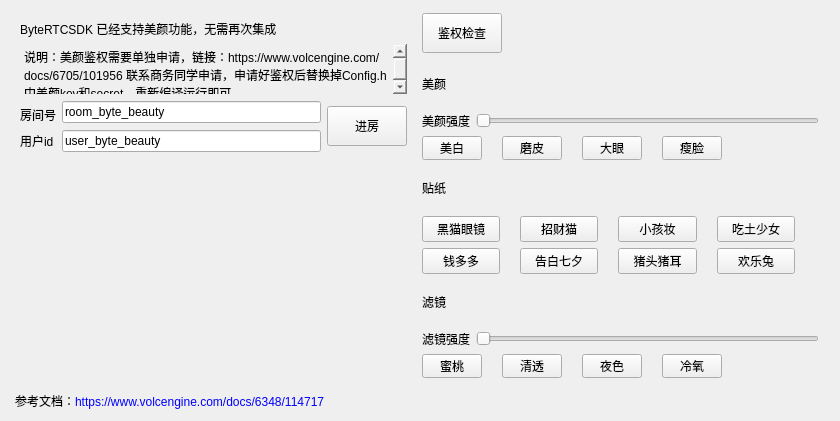
<?xml version="1.0" encoding="UTF-8"?>
<ui version="4.0">
 <class>ByteBeautyWidget</class>
 <widget class="QWidget" name="ByteBeautyWidget">
  <property name="geometry">
   <rect>
    <x>0</x>
    <y>0</y>
    <width>840</width>
    <height>421</height>
   </rect>
  </property>
  <property name="minimumSize">
   <size>
    <width>50</width>
    <height>0</height>
   </size>
  </property>
  <property name="windowTitle">
   <string>Form</string>
  </property>
  <property name="styleSheet">
   <string notr="true"/>
  </property>
  <layout class="QVBoxLayout" name="verticalLayout_3">
   <item>
    <layout class="QHBoxLayout" name="horizontalLayout_8">
     <item>
      <widget class="QWidget" name="widget_left" native="true">
       <property name="minimumSize">
        <size>
         <width>320</width>
         <height>360</height>
        </size>
       </property>
       <layout class="QVBoxLayout" name="verticalLayout_2">
        <item>
         <widget class="QLabel" name="label_6">
          <property name="maximumSize">
           <size>
            <width>16777215</width>
            <height>20</height>
           </size>
          </property>
          <property name="text">
           <string>ByteRTCSDK 已经支持美颜功能，无需再次集成</string>
          </property>
         </widget>
        </item>
        <item>
         <widget class="QTextEdit" name="textEdit">
          <property name="maximumSize">
           <size>
            <width>16777215</width>
            <height>50</height>
           </size>
          </property>
          <property name="styleSheet">
           <string notr="true">background-color: rgb(255, 255, 255, 0);</string>
          </property>
          <property name="frameShape">
           <enum>QFrame::NoFrame</enum>
          </property>
          <property name="html">
           <string>&lt;!DOCTYPE HTML PUBLIC &quot;-//W3C//DTD HTML 4.0//EN&quot; &quot;http://www.w3.org/TR/REC-html40/strict.dtd&quot;&gt;
&lt;html&gt;&lt;head&gt;&lt;meta name=&quot;qrichtext&quot; content=&quot;1&quot; /&gt;&lt;meta charset=&quot;utf-8&quot; /&gt;&lt;style type=&quot;text/css&quot;&gt;
p, li { white-space: pre-wrap; }
hr { height: 1px; border-width: 0; }
&lt;/style&gt;&lt;/head&gt;&lt;body style=&quot; font-family:'Microsoft YaHei UI'; font-size:9pt; font-weight:400; font-style:normal;&quot;&gt;
&lt;p style=&quot; margin-top:0px; margin-bottom:0px; margin-left:0px; margin-right:0px; -qt-block-indent:0; text-indent:0px;&quot;&gt;说明：美颜鉴权需要单独申请，链接：https://www.volcengine.com/docs/6705/101956 联系商务同学申请，申请好鉴权后替换掉Config.h中美颜key和secret，重新编译运行即可&lt;/p&gt;&lt;/body&gt;&lt;/html&gt;</string>
          </property>
         </widget>
        </item>
        <item>
         <layout class="QGridLayout" name="gridLayout_2">
          <item row="1" column="1" rowspan="2">
           <widget class="QLineEdit" name="lineEdit_room">
            <property name="text">
             <string>room_byte_beauty</string>
            </property>
           </widget>
          </item>
          <item row="3" column="0">
           <widget class="QLabel" name="label_9">
            <property name="text">
             <string>用户id</string>
            </property>
           </widget>
          </item>
          <item row="3" column="1">
           <widget class="QLineEdit" name="lineEdit_user">
            <property name="text">
             <string>user_byte_beauty</string>
            </property>
           </widget>
          </item>
          <item row="2" column="0">
           <widget class="QLabel" name="label_7">
            <property name="text">
             <string>房间号</string>
            </property>
           </widget>
          </item>
          <item row="1" column="2" rowspan="3">
           <widget class="QPushButton" name="btn_joinRoom">
            <property name="minimumSize">
             <size>
              <width>80</width>
              <height>40</height>
             </size>
            </property>
            <property name="styleSheet">
             <string notr="true"/>
            </property>
            <property name="text">
             <string>进房</string>
            </property>
           </widget>
          </item>
          <item row="4" column="1">
           <spacer name="verticalSpacer_2">
            <property name="orientation">
             <enum>Qt::Vertical</enum>
            </property>
            <property name="sizeHint" stdset="0">
             <size>
              <width>20</width>
              <height>40</height>
             </size>
            </property>
           </spacer>
          </item>
         </layout>
        </item>
        <item>
         <layout class="QHBoxLayout" name="horizontalLayout_7">
          <item>
           <spacer name="horizontalSpacer_6">
            <property name="orientation">
             <enum>Qt::Horizontal</enum>
            </property>
            <property name="sizeHint" stdset="0">
             <size>
              <width>40</width>
              <height>20</height>
             </size>
            </property>
           </spacer>
          </item>
          <item>
           <widget class="UserWidget" name="widget" native="true">
            <property name="minimumSize">
             <size>
              <width>320</width>
              <height>240</height>
             </size>
            </property>
            <property name="maximumSize">
             <size>
              <width>320</width>
              <height>240</height>
             </size>
            </property>
           </widget>
          </item>
          <item>
           <spacer name="horizontalSpacer_7">
            <property name="orientation">
             <enum>Qt::Horizontal</enum>
            </property>
            <property name="sizeHint" stdset="0">
             <size>
              <width>40</width>
              <height>20</height>
             </size>
            </property>
           </spacer>
          </item>
         </layout>
        </item>
        <item>
         <spacer name="verticalSpacer">
          <property name="orientation">
           <enum>Qt::Vertical</enum>
          </property>
          <property name="sizeHint" stdset="0">
           <size>
            <width>20</width>
            <height>40</height>
           </size>
          </property>
         </spacer>
        </item>
       </layout>
      </widget>
     </item>
     <item>
      <layout class="QVBoxLayout" name="verticalLayout">
       <item>
        <layout class="QHBoxLayout" name="horizontalLayout_5">
         <item>
          <widget class="QPushButton" name="btn_check">
           <property name="minimumSize">
            <size>
             <width>80</width>
             <height>40</height>
            </size>
           </property>
           <property name="styleSheet">
            <string notr="true"/>
           </property>
           <property name="text">
            <string>鉴权检查</string>
           </property>
          </widget>
         </item>
         <item>
          <widget class="QLabel" name="checkLicenseStatusLabel">
           <property name="text">
            <string/>
           </property>
          </widget>
         </item>
         <item>
          <spacer name="horizontalSpacer">
           <property name="orientation">
            <enum>Qt::Horizontal</enum>
           </property>
           <property name="sizeHint" stdset="0">
            <size>
             <width>40</width>
             <height>20</height>
            </size>
           </property>
          </spacer>
         </item>
        </layout>
       </item>
       <item>
        <widget class="QLabel" name="label">
         <property name="styleSheet">
          <string notr="true">QLabel
{
	color:black;
	font:bold 16px &quot;Microsoft YaHei UI&quot;;
}</string>
         </property>
         <property name="text">
          <string>美颜</string>
         </property>
        </widget>
       </item>
       <item>
        <layout class="QHBoxLayout" name="horizontalLayout_4">
         <property name="rightMargin">
          <number>10</number>
         </property>
         <item>
          <widget class="QLabel" name="label_2">
           <property name="styleSheet">
            <string notr="true">QLabel
{
	color:black;
	font: 12px &quot;Microsoft YaHei UI&quot;;
}</string>
           </property>
           <property name="text">
            <string>美颜强度</string>
           </property>
          </widget>
         </item>
         <item>
          <widget class="QSlider" name="beautyValueSlider">
           <property name="minimumSize">
            <size>
             <width>0</width>
             <height>18</height>
            </size>
           </property>
           <property name="orientation">
            <enum>Qt::Horizontal</enum>
           </property>
          </widget>
         </item>
        </layout>
       </item>
       <item>
        <layout class="QHBoxLayout" name="horizontalLayout">
         <property name="spacing">
          <number>20</number>
         </property>
         <item>
          <widget class="QPushButton" name="whiteBtn">
           <property name="minimumSize">
            <size>
             <width>60</width>
             <height>24</height>
            </size>
           </property>
           <property name="maximumSize">
            <size>
             <width>60</width>
             <height>24</height>
            </size>
           </property>
           <property name="styleSheet">
            <string notr="true"/>
           </property>
           <property name="text">
            <string>美白</string>
           </property>
           <property name="checkable">
            <bool>true</bool>
           </property>
           <property name="checked">
            <bool>false</bool>
           </property>
          </widget>
         </item>
         <item>
          <widget class="QPushButton" name="gridThinBtn">
           <property name="minimumSize">
            <size>
             <width>60</width>
             <height>24</height>
            </size>
           </property>
           <property name="maximumSize">
            <size>
             <width>60</width>
             <height>24</height>
            </size>
           </property>
           <property name="styleSheet">
            <string notr="true"/>
           </property>
           <property name="text">
            <string>磨皮</string>
           </property>
           <property name="checkable">
            <bool>true</bool>
           </property>
           <property name="checked">
            <bool>false</bool>
           </property>
          </widget>
         </item>
         <item>
          <widget class="QPushButton" name="bigEyeBtn">
           <property name="minimumSize">
            <size>
             <width>60</width>
             <height>24</height>
            </size>
           </property>
           <property name="maximumSize">
            <size>
             <width>60</width>
             <height>24</height>
            </size>
           </property>
           <property name="styleSheet">
            <string notr="true"/>
           </property>
           <property name="text">
            <string>大眼</string>
           </property>
           <property name="checkable">
            <bool>true</bool>
           </property>
           <property name="checked">
            <bool>false</bool>
           </property>
          </widget>
         </item>
         <item>
          <widget class="QPushButton" name="thinFaceBtn">
           <property name="minimumSize">
            <size>
             <width>60</width>
             <height>24</height>
            </size>
           </property>
           <property name="maximumSize">
            <size>
             <width>60</width>
             <height>24</height>
            </size>
           </property>
           <property name="styleSheet">
            <string notr="true"/>
           </property>
           <property name="text">
            <string>瘦脸</string>
           </property>
           <property name="checkable">
            <bool>true</bool>
           </property>
           <property name="checked">
            <bool>false</bool>
           </property>
          </widget>
         </item>
         <item>
          <spacer name="horizontalSpacer_3">
           <property name="orientation">
            <enum>Qt::Horizontal</enum>
           </property>
           <property name="sizeHint" stdset="0">
            <size>
             <width>40</width>
             <height>20</height>
            </size>
           </property>
          </spacer>
         </item>
        </layout>
       </item>
       <item>
        <widget class="QLabel" name="label_3">
         <property name="styleSheet">
          <string notr="true">QLabel
{
	color:black;
	font:bold 16px &quot;Microsoft YaHei UI&quot;;
}</string>
         </property>
         <property name="text">
          <string>贴纸</string>
         </property>
        </widget>
       </item>
       <item>
        <layout class="QHBoxLayout" name="horizontalLayout_6">
         <item>
          <layout class="QGridLayout" name="gridLayout">
           <property name="horizontalSpacing">
            <number>20</number>
           </property>
           <item row="0" column="0">
            <widget class="QPushButton" name="stickerBtn_1">
             <property name="minimumSize">
              <size>
               <width>60</width>
               <height>24</height>
              </size>
             </property>
             <property name="maximumSize">
              <size>
               <width>16777215</width>
               <height>16777215</height>
              </size>
             </property>
             <property name="styleSheet">
              <string notr="true"/>
             </property>
             <property name="text">
              <string>黑猫眼镜</string>
             </property>
             <property name="checkable">
              <bool>true</bool>
             </property>
             <property name="checked">
              <bool>false</bool>
             </property>
            </widget>
           </item>
           <item row="0" column="1">
            <widget class="QPushButton" name="stickerBtn_2">
             <property name="minimumSize">
              <size>
               <width>60</width>
               <height>24</height>
              </size>
             </property>
             <property name="maximumSize">
              <size>
               <width>16777215</width>
               <height>16777215</height>
              </size>
             </property>
             <property name="styleSheet">
              <string notr="true"/>
             </property>
             <property name="text">
              <string>招财猫</string>
             </property>
             <property name="checkable">
              <bool>true</bool>
             </property>
             <property name="checked">
              <bool>false</bool>
             </property>
            </widget>
           </item>
           <item row="0" column="2">
            <widget class="QPushButton" name="stickerBtn_3">
             <property name="minimumSize">
              <size>
               <width>60</width>
               <height>24</height>
              </size>
             </property>
             <property name="maximumSize">
              <size>
               <width>16777215</width>
               <height>16777215</height>
              </size>
             </property>
             <property name="styleSheet">
              <string notr="true"/>
             </property>
             <property name="text">
              <string>小孩妆</string>
             </property>
             <property name="checkable">
              <bool>true</bool>
             </property>
             <property name="checked">
              <bool>false</bool>
             </property>
            </widget>
           </item>
           <item row="0" column="3">
            <widget class="QPushButton" name="stickerBtn_4">
             <property name="minimumSize">
              <size>
               <width>60</width>
               <height>24</height>
              </size>
             </property>
             <property name="maximumSize">
              <size>
               <width>16777215</width>
               <height>16777215</height>
              </size>
             </property>
             <property name="styleSheet">
              <string notr="true"/>
             </property>
             <property name="text">
              <string>吃土少女</string>
             </property>
             <property name="checkable">
              <bool>true</bool>
             </property>
             <property name="checked">
              <bool>false</bool>
             </property>
            </widget>
           </item>
           <item row="1" column="0">
            <widget class="QPushButton" name="stickerBtn_5">
             <property name="minimumSize">
              <size>
               <width>60</width>
               <height>24</height>
              </size>
             </property>
             <property name="maximumSize">
              <size>
               <width>16777215</width>
               <height>16777215</height>
              </size>
             </property>
             <property name="styleSheet">
              <string notr="true"/>
             </property>
             <property name="text">
              <string>钱多多</string>
             </property>
             <property name="checkable">
              <bool>true</bool>
             </property>
             <property name="checked">
              <bool>false</bool>
             </property>
            </widget>
           </item>
           <item row="1" column="1">
            <widget class="QPushButton" name="stickerBtn_6">
             <property name="minimumSize">
              <size>
               <width>60</width>
               <height>24</height>
              </size>
             </property>
             <property name="maximumSize">
              <size>
               <width>16777215</width>
               <height>16777215</height>
              </size>
             </property>
             <property name="styleSheet">
              <string notr="true"/>
             </property>
             <property name="text">
              <string>告白七夕</string>
             </property>
             <property name="checkable">
              <bool>true</bool>
             </property>
             <property name="checked">
              <bool>false</bool>
             </property>
            </widget>
           </item>
           <item row="1" column="2">
            <widget class="QPushButton" name="stickerBtn_7">
             <property name="minimumSize">
              <size>
               <width>60</width>
               <height>24</height>
              </size>
             </property>
             <property name="maximumSize">
              <size>
               <width>16777215</width>
               <height>16777215</height>
              </size>
             </property>
             <property name="styleSheet">
              <string notr="true"/>
             </property>
             <property name="text">
              <string>猪头猪耳</string>
             </property>
             <property name="checkable">
              <bool>true</bool>
             </property>
             <property name="checked">
              <bool>false</bool>
             </property>
            </widget>
           </item>
           <item row="1" column="3">
            <widget class="QPushButton" name="stickerBtn_8">
             <property name="minimumSize">
              <size>
               <width>60</width>
               <height>24</height>
              </size>
             </property>
             <property name="maximumSize">
              <size>
               <width>16777215</width>
               <height>16777215</height>
              </size>
             </property>
             <property name="styleSheet">
              <string notr="true"/>
             </property>
             <property name="text">
              <string>欢乐兔</string>
             </property>
             <property name="checkable">
              <bool>true</bool>
             </property>
             <property name="checked">
              <bool>false</bool>
             </property>
            </widget>
           </item>
          </layout>
         </item>
         <item>
          <spacer name="horizontalSpacer_4">
           <property name="orientation">
            <enum>Qt::Horizontal</enum>
           </property>
           <property name="sizeHint" stdset="0">
            <size>
             <width>40</width>
             <height>20</height>
            </size>
           </property>
          </spacer>
         </item>
        </layout>
       </item>
       <item>
        <widget class="QLabel" name="label_4">
         <property name="styleSheet">
          <string notr="true">QLabel
{
	color:black;
	font:bold 16px &quot;Microsoft YaHei UI&quot;;
}</string>
         </property>
         <property name="text">
          <string>滤镜</string>
         </property>
        </widget>
       </item>
       <item>
        <layout class="QHBoxLayout" name="horizontalLayout_3">
         <property name="rightMargin">
          <number>10</number>
         </property>
         <item>
          <widget class="QLabel" name="label_5">
           <property name="styleSheet">
            <string notr="true">QLabel
{
	color:black;
	font: 12px &quot;Microsoft YaHei UI&quot;;
}</string>
           </property>
           <property name="text">
            <string>滤镜强度</string>
           </property>
          </widget>
         </item>
         <item>
          <widget class="QSlider" name="filterValueSlider">
           <property name="minimumSize">
            <size>
             <width>0</width>
             <height>18</height>
            </size>
           </property>
           <property name="orientation">
            <enum>Qt::Horizontal</enum>
           </property>
          </widget>
         </item>
        </layout>
       </item>
       <item>
        <layout class="QHBoxLayout" name="horizontalLayout_2">
         <property name="spacing">
          <number>20</number>
         </property>
         <item>
          <widget class="QPushButton" name="filterBtn_1">
           <property name="minimumSize">
            <size>
             <width>60</width>
             <height>24</height>
            </size>
           </property>
           <property name="maximumSize">
            <size>
             <width>60</width>
             <height>24</height>
            </size>
           </property>
           <property name="styleSheet">
            <string notr="true"/>
           </property>
           <property name="text">
            <string>蜜桃</string>
           </property>
           <property name="checkable">
            <bool>true</bool>
           </property>
           <property name="checked">
            <bool>false</bool>
           </property>
          </widget>
         </item>
         <item>
          <widget class="QPushButton" name="filterBtn_2">
           <property name="minimumSize">
            <size>
             <width>60</width>
             <height>24</height>
            </size>
           </property>
           <property name="maximumSize">
            <size>
             <width>60</width>
             <height>24</height>
            </size>
           </property>
           <property name="styleSheet">
            <string notr="true"/>
           </property>
           <property name="text">
            <string>清透</string>
           </property>
           <property name="checkable">
            <bool>true</bool>
           </property>
           <property name="checked">
            <bool>false</bool>
           </property>
          </widget>
         </item>
         <item>
          <widget class="QPushButton" name="filterBtn_3">
           <property name="minimumSize">
            <size>
             <width>60</width>
             <height>24</height>
            </size>
           </property>
           <property name="maximumSize">
            <size>
             <width>60</width>
             <height>24</height>
            </size>
           </property>
           <property name="styleSheet">
            <string notr="true"/>
           </property>
           <property name="text">
            <string>夜色</string>
           </property>
           <property name="checkable">
            <bool>true</bool>
           </property>
           <property name="checked">
            <bool>false</bool>
           </property>
          </widget>
         </item>
         <item>
          <widget class="QPushButton" name="filterBtn_4">
           <property name="minimumSize">
            <size>
             <width>60</width>
             <height>24</height>
            </size>
           </property>
           <property name="maximumSize">
            <size>
             <width>60</width>
             <height>24</height>
            </size>
           </property>
           <property name="styleSheet">
            <string notr="true"/>
           </property>
           <property name="text">
            <string>冷氧</string>
           </property>
           <property name="checkable">
            <bool>true</bool>
           </property>
           <property name="checked">
            <bool>false</bool>
           </property>
          </widget>
         </item>
         <item>
          <spacer name="horizontalSpacer_2">
           <property name="orientation">
            <enum>Qt::Horizontal</enum>
           </property>
           <property name="sizeHint" stdset="0">
            <size>
             <width>40</width>
             <height>20</height>
            </size>
           </property>
          </spacer>
         </item>
        </layout>
       </item>
      </layout>
     </item>
    </layout>
   </item>
   <item>
    <widget class="LogWidget" name="widget_log" native="true"/>
   </item>
   <item>
    <widget class="QTextEdit" name="textEdit_2">
     <property name="maximumSize">
      <size>
       <width>16777215</width>
       <height>20</height>
      </size>
     </property>
     <property name="styleSheet">
      <string notr="true">background-color: rgba(255, 255, 255, 0);</string>
     </property>
     <property name="frameShape">
      <enum>QFrame::NoFrame</enum>
     </property>
     <property name="verticalScrollBarPolicy">
      <enum>Qt::ScrollBarAlwaysOff</enum>
     </property>
     <property name="horizontalScrollBarPolicy">
      <enum>Qt::ScrollBarAlwaysOff</enum>
     </property>
     <property name="html">
      <string>&lt;!DOCTYPE HTML PUBLIC &quot;-//W3C//DTD HTML 4.0//EN&quot; &quot;http://www.w3.org/TR/REC-html40/strict.dtd&quot;&gt;
&lt;html&gt;&lt;head&gt;&lt;meta name=&quot;qrichtext&quot; content=&quot;1&quot; /&gt;&lt;meta charset=&quot;utf-8&quot; /&gt;&lt;style type=&quot;text/css&quot;&gt;
p, li { white-space: pre-wrap; }
hr { height: 1px; border-width: 0; }
&lt;/style&gt;&lt;/head&gt;&lt;body style=&quot; font-family:'Microsoft YaHei UI'; font-size:9pt; font-weight:400; font-style:normal;&quot;&gt;
&lt;p style=&quot; margin-top:0px; margin-bottom:0px; margin-left:0px; margin-right:0px; -qt-block-indent:0; text-indent:0px;&quot;&gt;参考文档：&lt;span style=&quot; color:#0000ff;&quot;&gt;https://www.volcengine.com/docs/6348/114717&lt;/span&gt;&lt;/p&gt;&lt;/body&gt;&lt;/html&gt;</string>
     </property>
    </widget>
   </item>
  </layout>
 </widget>
 <customwidgets>
  <customwidget>
   <class>UserWidget</class>
   <extends>QWidget</extends>
   <header>UserWidget.h</header>
   <container>1</container>
  </customwidget>
  <customwidget>
   <class>LogWidget</class>
   <extends>QWidget</extends>
   <header location="global">LogWidget.h</header>
   <container>1</container>
  </customwidget>
 </customwidgets>
 <resources/>
 <connections/>
</ui>
